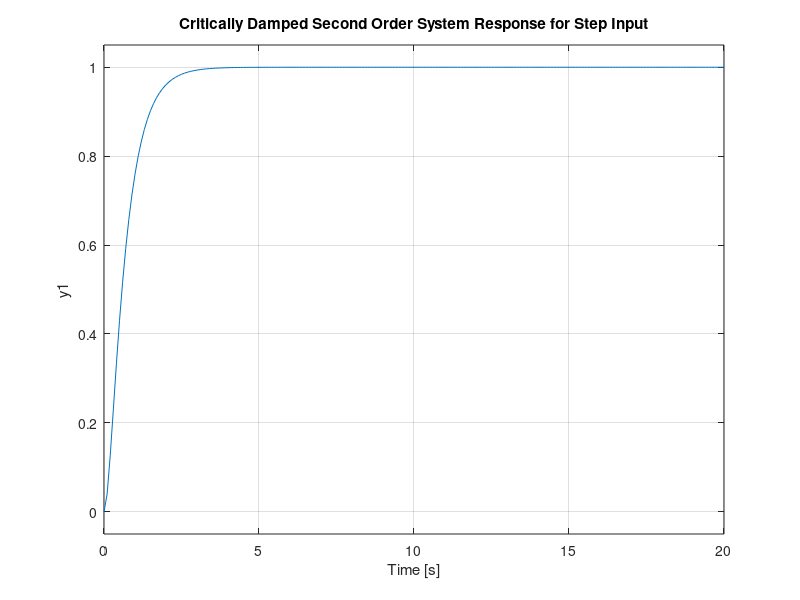

This chart was generated by the following MATLAB code: (Note: this script raises an error after producing the figure.)
num=[10]
den=[1 7.32 10]
sys=tf(num,den)
t=0:0.1:20
step(sys,t)
title('Critically Damped Second Order System Response for Step Input')
grid on
stepinfo(sys)
G=tf(num,den)
[Wn Z P] = damp(G);
Wn=Wn(1);
Z=Z(1);